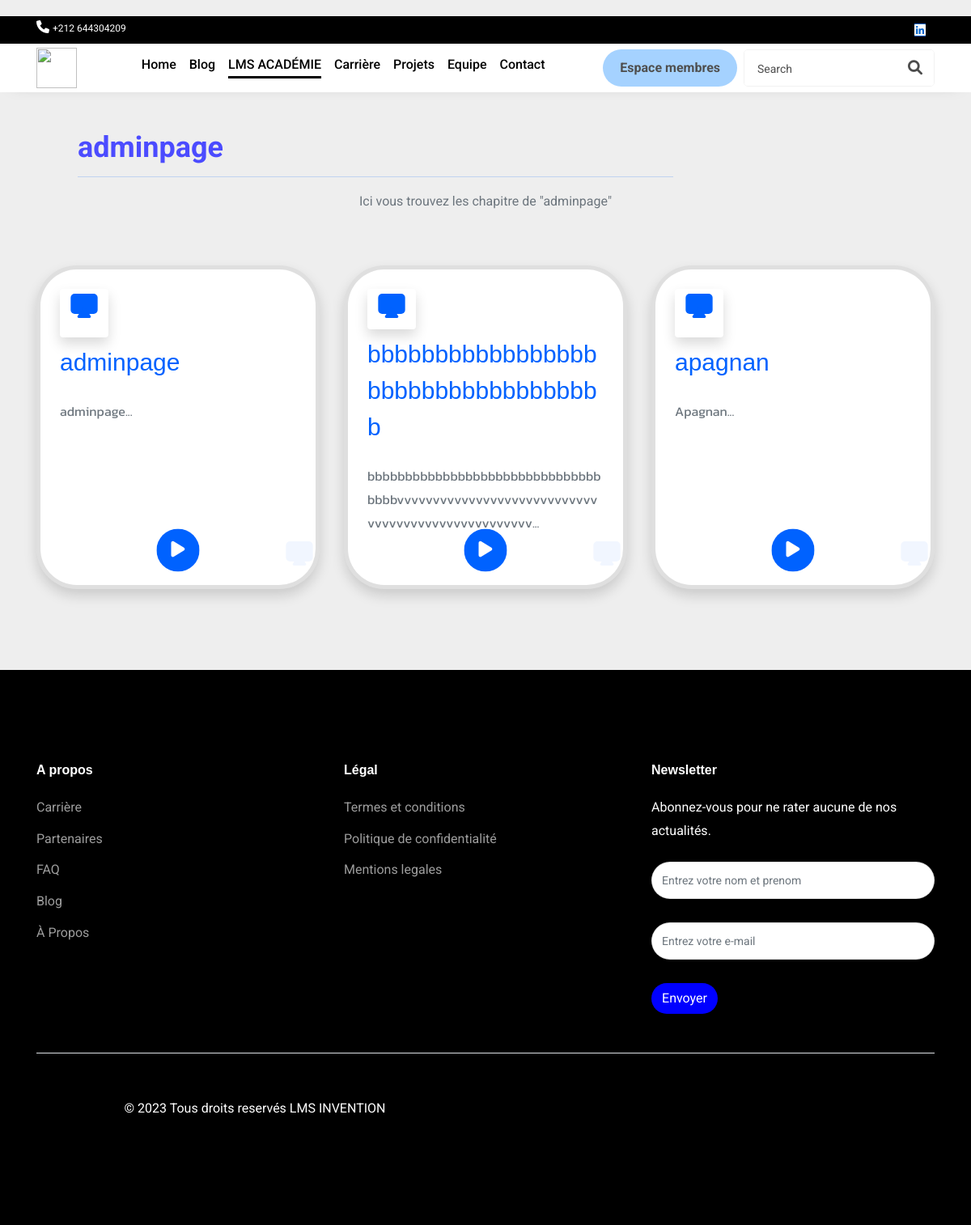
Page /formation/1 on the committed database.
### Main/models/models.py (models this page shows)
class ThemeFormation(db.Model):
    id = db.Column(db.Integer, primary_key=True)
    titre = db.Column(db.String(2500))
    description = db.Column(db.String(2500))
    date=db.Column(db.DateTime, default=datetime.now)

class ContentFormation(db.Model):
    id = db.Column(db.Integer, primary_key=True)
    titre = db.Column(db.String(2500))
    description = db.Column(db.String(2500))
    path = db.Column(db.String(2500))
    theme_id = db.Column(db.Integer, db.ForeignKey('theme_formation.id'))
    date=db.Column(db.DateTime, default=datetime.now)

### Main/routes/user.py (the view)
@app.route('/formation/<int:id>')
def formation(id):
    formations = ContentFormation.query.filter_by(theme_id=id).all()
    formation = ThemeFormation.query.filter_by(id=id).first()
    return render_template('formation.html', formations=formations,form=formation)

### Main/templates/formation.html (shortened to what this page needs)
<!DOCTYPE html>
<html lang="en">
<head>
    <link rel="stylesheet" href="https://cdnjs.cloudflare.com/ajax/libs/font-awesome/6.0.0-beta3/css/all.min.css">
    <link href="https://cdn.jsdelivr.net/npm/bootstrap@5.3.0/dist/css/bootstrap.min.css" rel="stylesheet">
    <link href="https://cdn.jsdelivr.net/npm/tailwindcss@2.2.19/dist/tailwind.min.css" rel="stylesheet">
</head>
<body>
  {% with currentPage='academy' %}
  {% include 'navbar.html' %}
{% endwith %}
<div class="ml-5 mt-5">
  <div class="ml-5 mt-5 animate-element" data-animation="fadeInUp" style="animation-duration: 0.6s;">
      <p class="text-4xl font-bold " style="color: rgb(75, 75, 255);">
        {{form.titre |safe}}
      </p>
      <hr class="border-b-2 border-blue-500 w-2/3 mt-3">
    </div>
</div>
<div class="container" style="height: fit-content; margin-bottom: 100px;">
    <div class="row justify-content-center">
        <div class="col-12">
            <div class="section-title text-center mb-4 pb-2">
                <p class="text-muted para-desc mx-auto mb-0">Ici vous trouvez les chapitre de "{{form.titre}}"</p>
            </div>
        </div>
    </div>
    <div class="row">
        {% if formations %}
            {% for formation in formations %}
                <div class="col-lg-4 col-md-6 col-12 mt-4 pt-2">
                    <div class="card service-wrapper border-5 shadow p-6" style="height: 300px; border-radius: 50px;min-height:400px;">
                        <div class="icon text-center text-custom h1 shadow rounded bg-white">
                            <span class="uim-svg" style=""><svg xmlns="http://www.w3.org/2000/svg" viewBox="0 0 24 24" width="1em"><rect width="20" height="15" x="2" y="3" class="uim-tertiary" rx="3"></rect><path class="uim-primary" d="M16,21H8a.99992.99992,0,0,1-.832-1.55469l4-6a1.03785,1.03785,0,0,1,1.66406,0l4,6A.99992.99992,0,0,1,16,21Z"></path></svg></span>
                        </div>
                            <h5 class="title" style="font-family: Impact, Haettenschweiler, 'Arial Narrow Bold', sans-serif; font-size: 30px; color: #0062ff;word-wrap: break-word;">{{ formation.titre|safe }}</h5>
                            <p class="text-muted mt-3 mb-0" style="font-family: 'Kanit';word-wrap: break-word;">{{ formation.description[:100] |safe }}...</p>
                          <div style="margin-top: auto;">
                          <div class="d-flex flex-column align-items-center">
                                <a href="/formationview/{{ form.id }}/{{ formation.id }}" class="btn btn" style="background-color: #0062ff; border-radius: 50%; color: white; text-align: center; scale: 1.4;"><i class="fa fa-play"></i></a>
                            </div>
                        </div>
                        <div class="big-icon h1 text-custom">
                            <span class="uim-svg" style=""><svg xmlns="http://www.w3.org/2000/svg" viewBox="0 0 24 24" width="1em"><rect width="20" height="15" x="2" y="3" class="uim-tertiary" rx="3"></rect><path class="uim-primary" d="M16,21H8a.99992.99992,0,0,1-.832-1.55469l4-6a1.03785,1.03785,0,0,1,1.66406,0l4,6A.99992.99992,0,0,1,16,21Z"></path></svg></span>
                        </div>
                    </div>
                </div>
            {% endfor %}
        {% else %}
            <p style="text-align: center;">Aucune formation n'est disponible pour le moment.</p>
        {% endif %}
    </div>
</div>
{% include 'footer.html' %}
</body>

### Main/templates/footer.html (style rules this page uses)
body { font-family: "Roboto", -apple-system, BlinkMacSystemFont, "Segoe UI", Roboto, "Helvetica Neue", Arial, "Noto Sans", sans-serif, "Apple Color Emoji", "Segoe UI Emoji", "Segoe UI Symbol", "Noto Color Emoji"; }

### Main/templates/formation.html (style rules this page uses)
body { margin-top:20px; background:#eee; }
.service-wrapper { -webkit-transition: all 0.5s ease; transition: all 0.5s ease; }
.service-wrapper .icon { width: 60px; height: 60px; line-height: 45px; -webkit-transition: all 0.5s ease; transition: all 0.5s ease; }
.service-wrapper .big-icon { position: absolute; right: 0; bottom: 0; opacity: 0.05; -webkit-transition: all 0.5s ease; transition: all 0.5s ease; }
.text-custom { color: #0062ff !important; }
.uim-svg { display: inline-block; height: 1em; vertical-align: -0.125em; font-size: inherit; fill: var(--uim-color, currentColor); }

### rows in the picture
ThemeFormation: titre "adminpage"
ContentFormation: titre "adminpage", description "adminpage"
ContentFormation: titre "bbbbbbbbbbbbbbbbbbbbbbbbbbbbbbbbbbb", description "bbbbbbbbbbbbbbbbbbbbbbbbbbbbbbbbbbbvvvvvvvvvvvvvvvvvvvvvvvvvvvvvvvvvvvvvvvvvvvvvvvvvvv"
ContentFormation: titre "apagnan", description "Apagnan"
